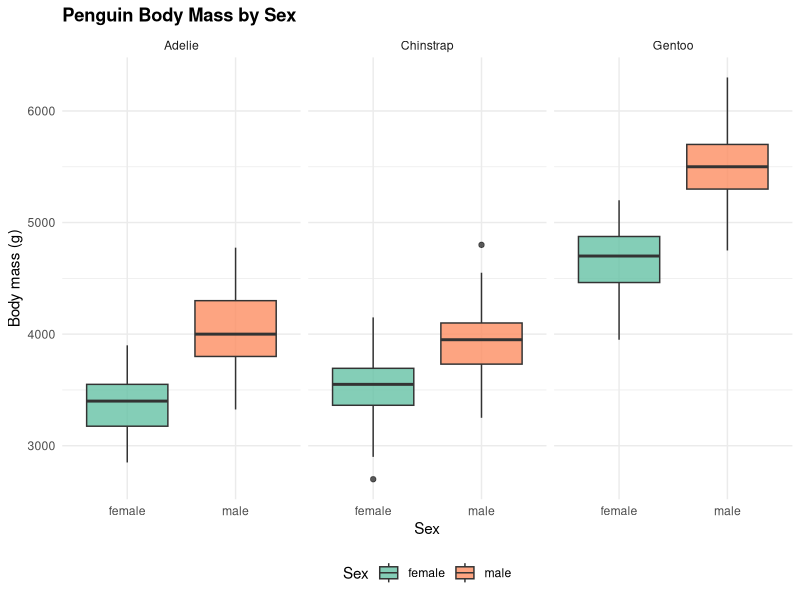
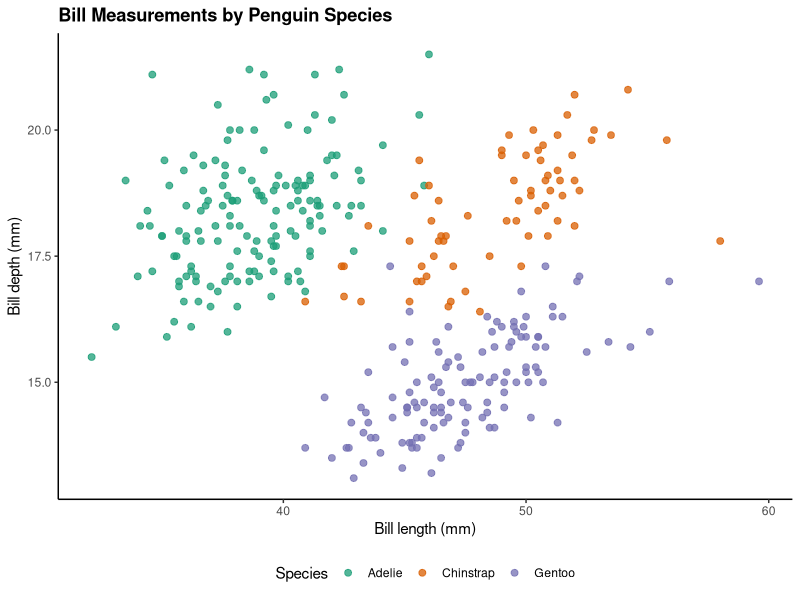
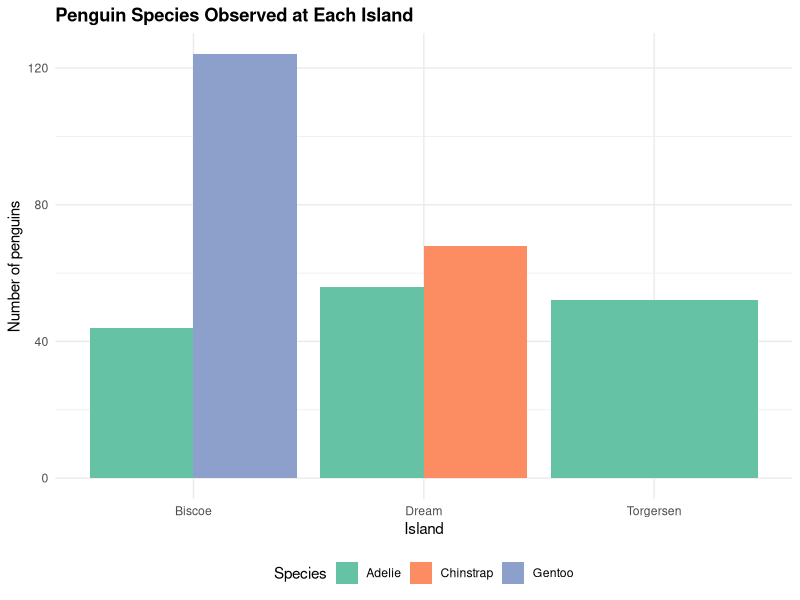

R code for these plots, in order:
## ---- chunk 1
# Load the packages needed for this project.
library(palmerpenguins)
library(ggplot2)
## ---- chunk 2
# Examine the beginning of the penguins dataframe.
head(penguins)
## ---- chunk 3
# Count the columns and rows in the penguins dataframe.
ncol(penguins)
nrow(penguins)
## ---- chunk 4
# Count male, female, and missing sex values.
table(penguins$sex, useNA = "ifany")

# Create dataframes containing only male or female penguins.
pmale <- penguins[
  !is.na(penguins$sex) & penguins$sex == "male",
]

pfemale <- penguins[
  !is.na(penguins$sex) & penguins$sex == "female",
]

# Confirm the number of rows in each dataframe.
nrow(pmale)
nrow(pfemale)
## ---- chunk 5
# Count the penguins in each species.
table(penguins$species, useNA = "ifany")

# Create one dataframe for each species.
pAdel <- penguins[penguins$species == "Adelie", ]
pChin <- penguins[penguins$species == "Chinstrap", ]
pGen <- penguins[penguins$species == "Gentoo", ]

# Confirm the number of rows in each dataframe.
nrow(pAdel)
nrow(pChin)
nrow(pGen)
## ---- chunk 6
# Count the penguins observed on each island.
table(penguins$island, useNA = "ifany")

# Create one dataframe for each island.
iBis <- penguins[penguins$island == "Biscoe", ]
iDream <- penguins[penguins$island == "Dream", ]
iTorg <- penguins[penguins$island == "Torgersen", ]

# Confirm the number of rows in each dataframe.
nrow(iBis)
nrow(iDream)
nrow(iTorg)
## ---- chunk 7
# Remove rows with missing sex or body-mass values before plotting.
penguins_sex <- penguins[
  !is.na(penguins$sex) & !is.na(penguins$body_mass_g),
]

ggplot(
  data = penguins_sex,
  aes(x = sex, y = body_mass_g, fill = sex)
) +
  geom_boxplot(alpha = 0.8) +
  facet_wrap(~ species) +
  labs(
    title = "Penguin Body Mass by Sex",
    x = "Sex",
    y = "Body mass (g)",
    fill = "Sex"
  ) +
  scale_fill_brewer(palette = "Set2") +
  theme_minimal() +
  theme(
    legend.position = "bottom",
    plot.title = element_text(face = "bold")
  )
## ---- chunk 8
# Compare bill measurements among the penguin species.
ggplot(
  data = penguins,
  aes(
    x = bill_length_mm,
    y = bill_depth_mm,
    color = species
  )
) +
  geom_point(
    alpha = 0.75,
    size = 2,
    na.rm = TRUE
  ) +
  labs(
    title = "Bill Measurements by Penguin Species",
    x = "Bill length (mm)",
    y = "Bill depth (mm)",
    color = "Species"
  ) +
  scale_color_brewer(palette = "Dark2") +
  theme_classic() +
  theme(
    legend.position = "bottom",
    plot.title = element_text(face = "bold")
  )
## ---- chunk 9
# Count species observations at each island.
ggplot(
  data = penguins,
  aes(x = island, fill = species)
) +
  geom_bar(position = "dodge") +
  labs(
    title = "Penguin Species Observed at Each Island",
    x = "Island",
    y = "Number of penguins",
    fill = "Species"
  ) +
  scale_fill_brewer(palette = "Set2") +
  theme_minimal() +
  theme(
    legend.position = "bottom",
    plot.title = element_text(face = "bold")
  )
